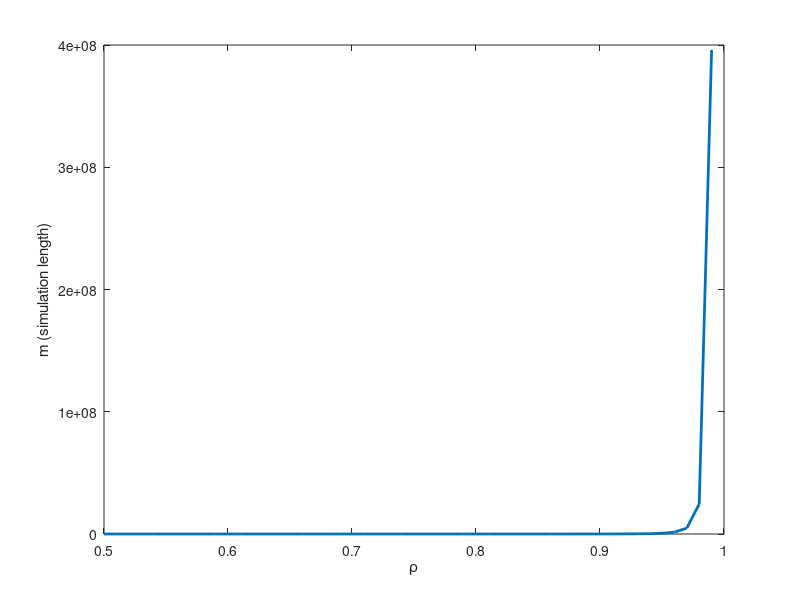

Write MATLAB code to recreate this figure. (Note: this script raises an error after producing the figure.)
% IE 522
rho=0.5:0.01:0.99;
%se=repmat(1:10,1,length(rho),1)';
se=1;
m= (4*rho./(1-rho).^4)./se.^2;

plot(rho,m,'LineWidth',2);

xlabel('\rho');
ylabel('m (simulation length)');
xline(1,'--');
xlim([0.49,1.01]);
max_val=max(m);
ylim([-max_val/10,max_val]);
title('m vs \rho for a particular standard error value');
%legend('Standard error');
saveas(gcf,'hw1.jpg');


%%
%rho=0.5:0.001:0.999;
re = 1;
m_2=4./(rho.*(1-rho).^2*re^2);

figure;
plot(rho,m_2,'LineWidth',2);
% hold on;
% plot(rho,m_2,'LineWidth',2);

xlabel('\rho');
ylabel('m (simulation length)');
xline(1,'--');
xlim([0.49,1.01]);
max_val=max(m_2);
ylim([-max_val/10,max_val]);
title('m vs \rho for a particular relative error value');
%legend('Relative error');
saveas(gcf,'hw1_2.jpg');
%% 
%poissinv(0.005,10);
